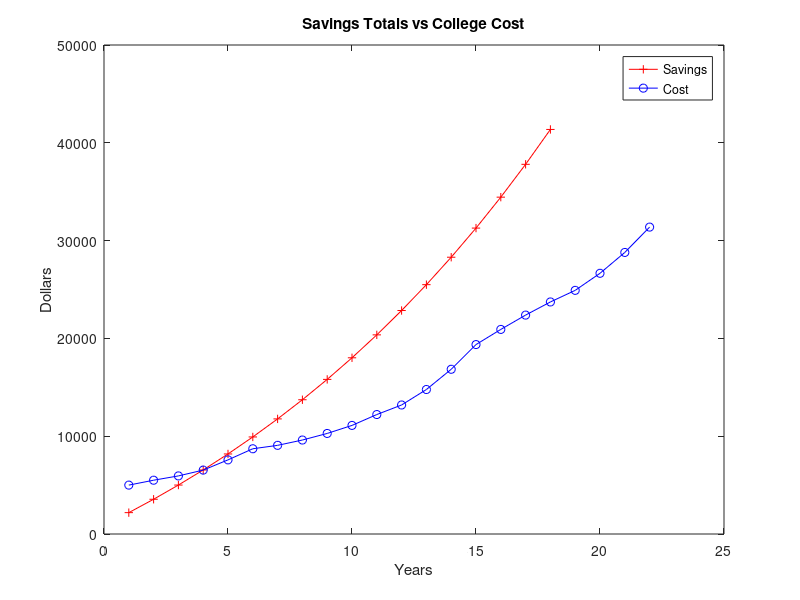

Source code (MATLAB):
%L12a3 computes specific savings vs cost for a college savings account
%compute savings
savings = zeros(1,216); %iterations
savings(1)=1000; %initialize
for k=2:216 %for increment
    savings(k) = (savings(k-1) + savings(k-1).*(.005)+100); %running update savings
end
%vectorize savings vs years for graph
yearss=[1:18]; sy=[savings(12:12:end)];
%define %increase in tuition for cost
increase = [10,8,10,16,15,4,6,7,8,10,8,12,14,15,8,7,6,5,7,8,9];
%compute cost
cost = zeros(1,22); %iterations
cost(1)=5000; %initialize
for k = 2:22 %for increment
    cost(k) = cost(k-1) + cost(k-1).*(increase(k-1)/100); %running tuition cost
end
yearsc=[1:22]; %vectorize years for graph
%graph savings and cost vs time
plot(yearss,sy,'r+-',yearsc,cost,'bo-')
title('Savings Totals vs College Cost');xlabel('Years');ylabel('Dollars');legend('Savings','Cost')
fs=savings(end); %index final balance
fprintf('Final Savings Balance $%8.2f \n',fs) %display final balance
Total4YCost = sum(cost(19:end)); %sum for total tuition cost
if Total4YCost <= fs; %check if savings is enough
    fprintf('The Total Tuition of $%9.2f is Under Your Savings of $%8.2f No Need for FAFSA. \n',Total4YCost,fs); %display
else Total4YCost > fs; %did not save enough
    fprintf('The Total Tuition of $%9.2f is More than Your Savings of $%8.2f FAFSA Recommended. \n',Total4YCost,fs); %display
end
